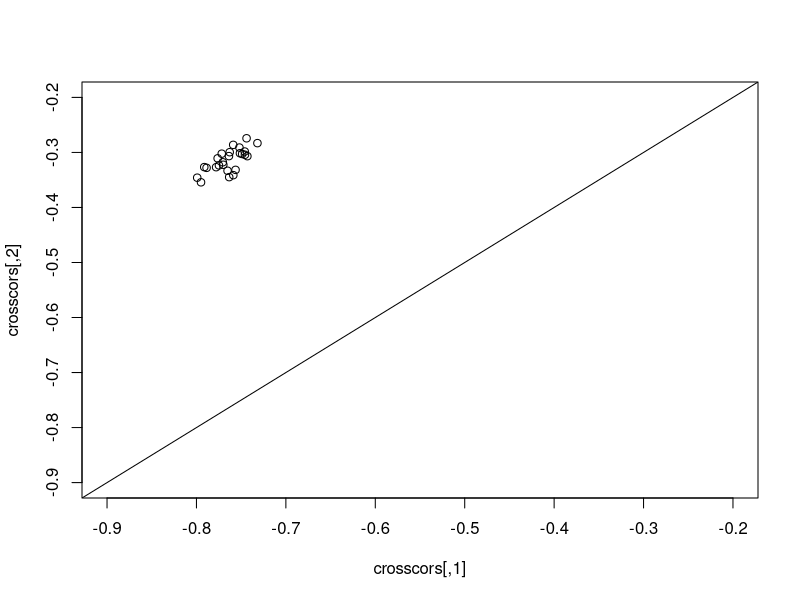
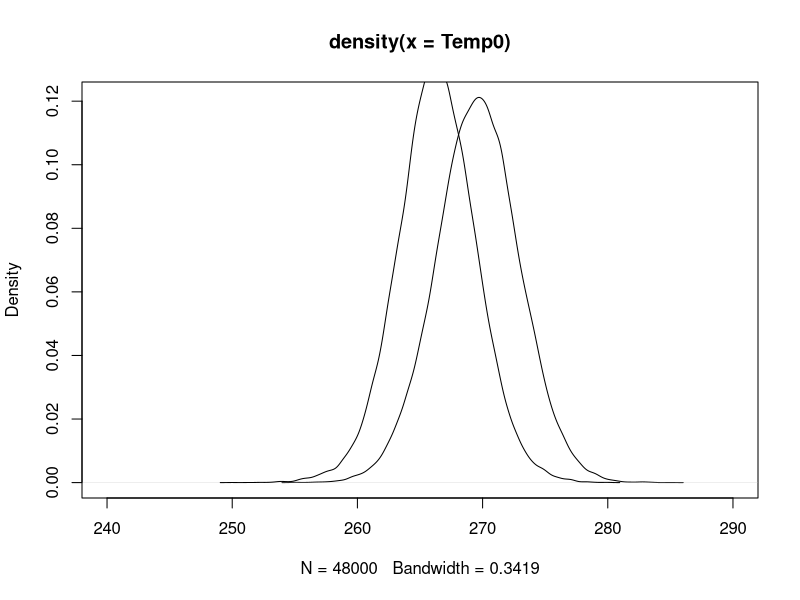

These figures' R source, in order: (Note: this script raises an error after producing the figures.)
rm(list=ls())
library(fields)
library(sn)
library(scales)
sim=0
for(sim in 0:100){
    set.seed(sim)
    m        <- 25          # Number of spatial locations
    s        <- 1:m
    mu       <- c(2*s/m+0,  # Temp-obs
                  3*s/m+5,  # Precip-obs
                  1*s/m+0,  # Temp-model
                  2*s/m+1)  # Precip-model  
    locs <- expand.grid(1:5,1:5)
    d        <- rdist(locs)
    Omega    <- exp(-d/2)   # Spatial correlation
    rho      <- diag(4)     # Cross correlations
    rho[1,2] <- rho[2,1] <- .8  # Cor(temp,prec) for obs
    rho[1,3] <- rho[3,1] <- .5
    rho[1,4] <- rho[4,1] <- .5
    rho[2,3] <- rho[3,2] <- .5
    rho[2,4] <- rho[4,2] <- .5
    rho[4,3] <- rho[3,4] <- .4 # Cor(temp,prec) for model
    ss   <- diag(c(1,-1,1,-1))
    rho <- ss%*%rho%*%ss
    
    skew   <- c(0,100,0,10) # Skewness
    # skep = rep(0,4)
    df     <- 20             # Degrees of freedom
    Smooth <- exp(-d)     # Extra smoothing for the model output
    
    Sig    <- kronecker(rho,Omega)
    alpha  <- rep(skew,each=m)
    dat    <- rmst(n=64*30, xi=mu, Omega=Sig, alpha=alpha,nu=df) #1 month for 64 years
    Temp0  <- dat[,1:m+0*m]
    Prec0  <- dat[,1:m+1*m]
    Temp1  <- dat[,1:m+2*m]%*%Smooth
    Prec1  <- dat[,1:m+3*m]%*%Smooth
    
    crosscors <- matrix(NA,nrow = 25,ncol=2)
    for(i in 1:25){
        crosscors[i,1] <- cor(Temp0[,i],Prec0[,i])
        crosscors[i,2] <- cor(Temp1[,i],Prec1[,i])
    }
    
    plot(crosscors,xlim=c(-0.9,-0.2),ylim=c(-0.9,-0.2))
    abline(0,1)
    
    # par(mfrow=c(2,2))
    # matplot(s,t(Temp0),type="l",col="gray",main="Temp - obs")
    # matplot(s,t(Prec0),type="l",col="gray",main="Prec - obs")
    # matplot(s,t(Temp1),type="l",col="gray",main="Temp - model")
    # matplot(s,t(Prec1),type="l",col="gray",main="Prec - model")
    # par(mfrow=c(1,1))
    
    summary(c(Temp0))
    summary(c(Temp1))
    
    #tails go out too far so bringing them back in a bit
    Temp0 <- rescale(Temp0,to=c(255,285))
    Temp1 <- rescale(Temp1,to=c(250,280))
    
    # Temp0 <- Temp0 + 20
    # Temp1 <- Temp1 + 20
    
    plot(density(Temp0),xlim=c(240,290))
    lines(density(Temp1))
    
    summary(c(Prec1))
    summary(c(Prec0))
    
    for(i in 1:25){
        p0q <- quantile(Prec0[,i],0.6) #75% will become 0s
        p1q <- quantile(Prec1[,i],0.3) #50% will become 0s
        
        # scale shifting prcp
        Prec0[,i] <- Prec0[,i] - p0q 
        Prec1[,i] <- Prec1[,i] - p1q 
    }
    
    summary(c(Prec1))
    summary(c(Prec0))
    
    #thresholding to 0
    Prec0[Prec0<0] = 0 
    Prec1[Prec1<0] = 0
    # savename <- paste0('data/simdata/',sim,'.RData')
    # save(locs,Temp0,Temp1,Prec0,Prec1,file = savename)
    if(sim==0)
    df <- data.frame(year = rep(1:64, each=30), prcp_obs = c(Prec0), prcp_mod = c(Prec1),
                     tmax_obs = c(Temp0), tmax_mod = c(Temp1),
                     lat = rep(locs[,1],each = 30*64), lon = rep(locs[,2],each = 30*64))
    if(sim>0)
        df <- data.frame(prcp_obs = c(Prec0), prcp_mod = c(Prec1),
                         tmax_obs = c(Temp0), tmax_mod = c(Temp1))
    write.csv(df,file = paste0('data/simdata_csv/',sim,'.csv'))
}
